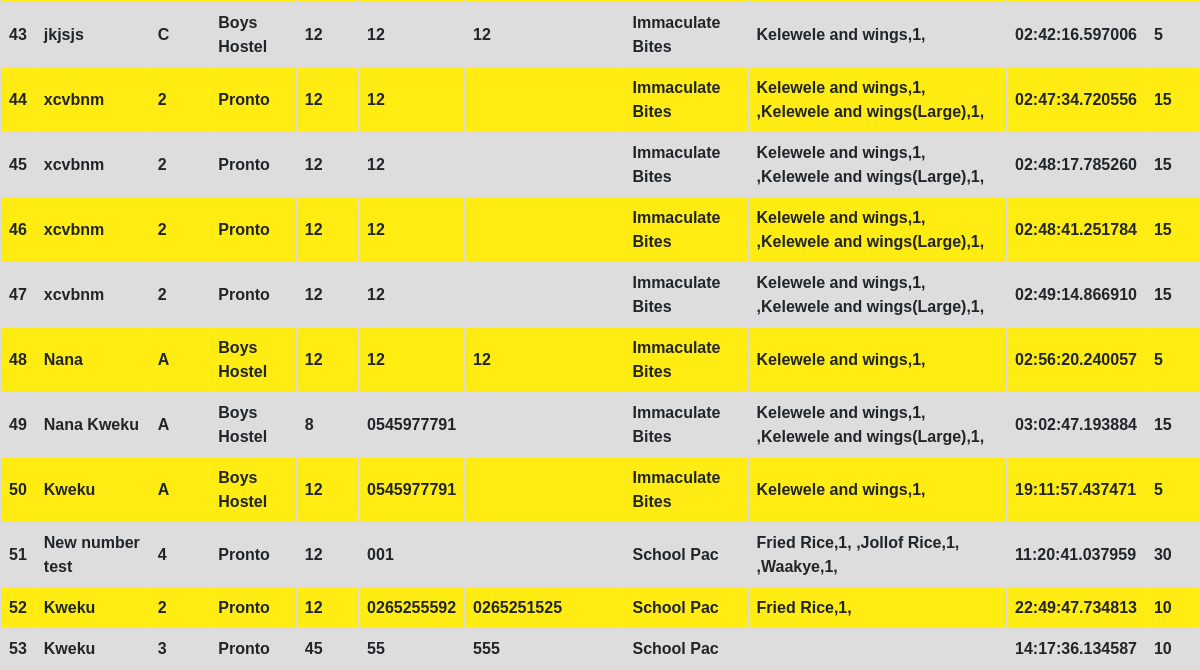
Before: /chart (lower part) with the older database file.
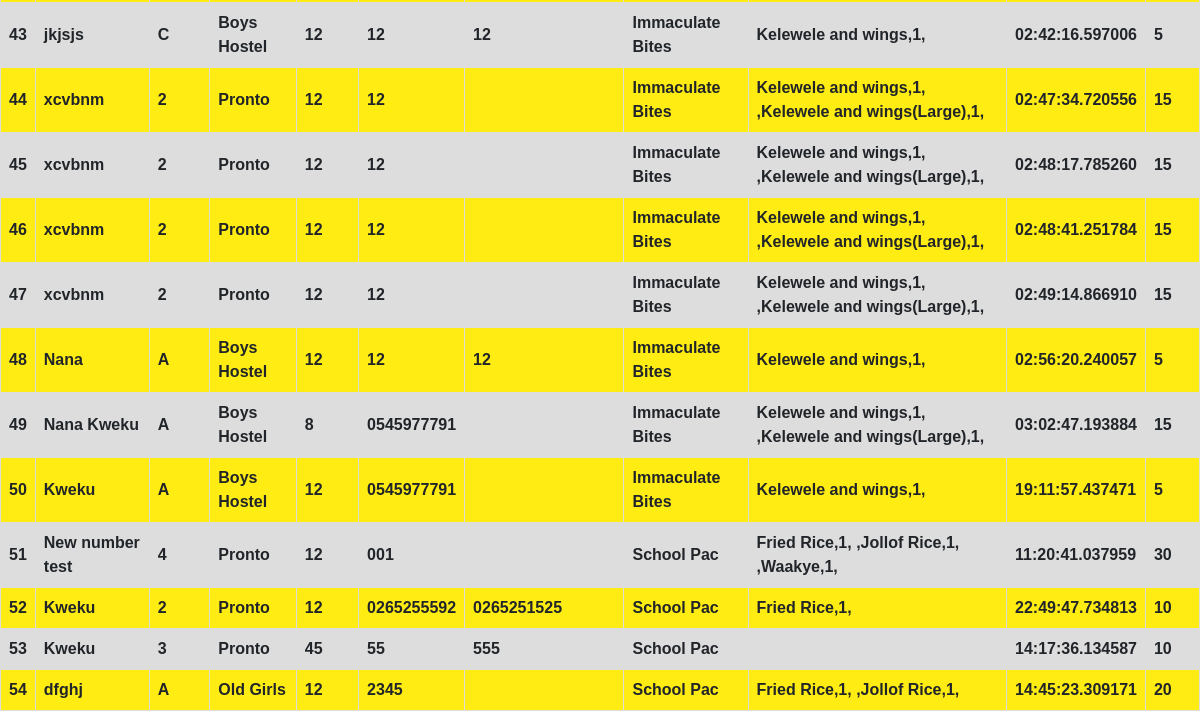
After: the same page with the newer database file.
### app.py (models this page shows, shortened)
class Order(db.Model):
    id = db.Column(db.Integer, primary_key=True)
    name = db.Column(db.String(200))
    room = db.Column(db.Integer)
    pNumber = db.Column(db.String(10))
    aNumber = db.Column(db.String(10))
    hostel = db.Column(db.String(100))
    food = db.Column(db.String(1000))
    quantity = db.Column(db.Integer)
    status = db.Column(db.Integer)
    block = db.Column(db.String(100))
    total = db.Column(db.String(10))
    date_created = db.Column(db.DateTime, default=datetime.utcnow)
    vendor = db.Column(db.String(50))

### app.py (the view)
@app.route('/chart', methods=['POST','GET'])
def masterchart():
    all_orders = Order.query.order_by(Order.date_created).all()
    return render_template('chart.html', all_orders=all_orders)

### templates/chart.html (shortened to what this page needs)
{% extends 'base.html' %}
{% block head %}
<link rel="stylesheet" href="{{ url_for('static', filename='css/table.css')}}">
{% endblock %}
{% block body %}
<table>
    {% for order in all_orders %}
    <tr>
        <th>{{ order.id }}</th>
        <th>{{ order.name }}</th>
        <th>{{ order.block }}</th>
        <th>{{ order.hostel }}</th>
        <th>{{order.room}}</th>
        <th>{{order.pNumber}}</th>
        <th>{{order.aNumber}}</th>
        <th>{{order.vendor}}</th>
        <th>{{order.food}}</th>
        <th>{{order.date_created.time()}}</th>
        <th>{{order.total}}</th>
    </tr>
    {% endfor %}
    </table>
{% endblock %}

### templates/base.html (shortened to what this page needs)
<!DOCTYPE html>
    <head>
        <link rel="stylesheet" href="https://stackpath.bootstrapcdn.com/bootstrap/4.3.1/css/bootstrap.min.css">
        <link rel="stylesheet" href="{{ url_for('static',filename='css/style.css')}}">
        {% block head %}{% endblock %}
    </head>
    <body>
{% block body %}{% endblock %}
    </body>
</html>

### static/css/style.css (style rules this page uses)
* { box-sizing: border-box; }
body { background-color: #ffec13; margin:0; padding: 0; }

### static/css/table.css (style rules this page uses)
table { font-family: arial, sans-serif; border-collapse: collapse; width: 100%; }
tr:nth-child(even) { background-color: #dddddd; }

Changed rows visible on the page:
added Order: id "54", name "dfghj", block "A", hostel "Old Girls", room "12", pNumber "2345", vendor "School Pac", food "Fried Rice,1, ,Jollof Rice,1,", date_created.time "14:45:23.309171", total "20"
